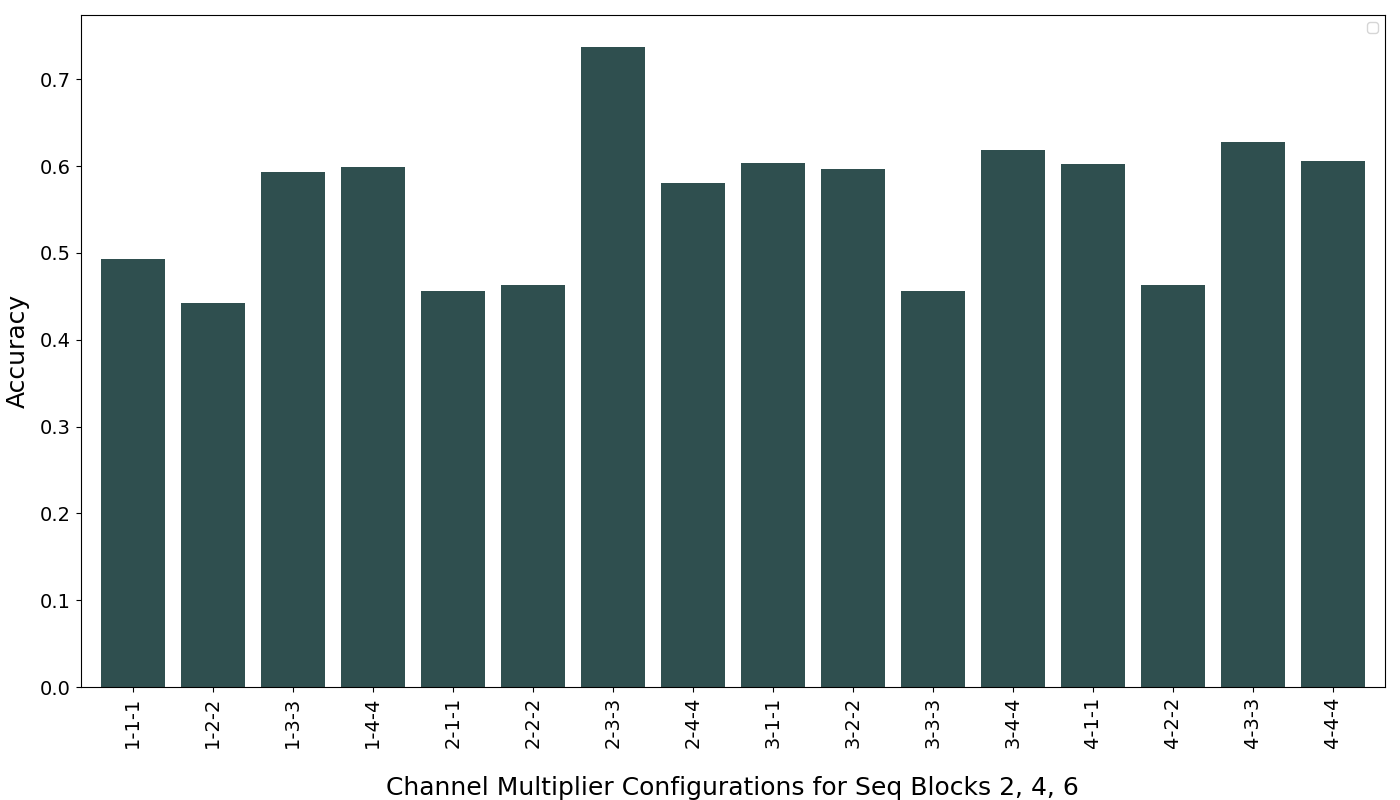

Python code for this plot:
import json
import pandas as pd
import matplotlib.pyplot as plt

# Load the new JSON data
file_path = '/home/wfp23/ADL/mase/docs/imgs/labs/Channel_Multiplier/channel_multiplier_search_Q3.json'
with open(file_path, 'r') as file:
    new_data = json.load(file)

# Process the new data to extract configurations and accuracies
configurations = []
accuracies = []

for entry in new_data:
    # Extracting configurations with channel multipliers for seq_blocks 2, 4, 6
    config_seq = [entry["search_space"]["seq_blocks_2"]["config"].get("channel_multiplier", 1),
                  entry["search_space"]["seq_blocks_4"]["config"].get("channel_multiplier_out", 
                  entry["search_space"]["seq_blocks_4"]["config"].get("channel_multiplier_in", 1)),
                  entry["search_space"]["seq_blocks_6"]["config"].get("channel_multiplier", 1)]
    configurations.append(config_seq)
    accuracies.append(entry["accuracy"])

# Convert configurations into a sortable format (tuples for natural sort)
config_tuples = [tuple(config) for config in configurations]

# Create a combined list of tuples for sorting (configuration tuple, accuracy)
combined_list = list(zip(config_tuples, accuracies))

# Sort based on the configuration tuple
sorted_combined_list = sorted(combined_list, key=lambda x: x[0])

# Unzip the sorted list into sorted configurations and accuracies
sorted_configurations, sorted_accuracies = zip(*sorted_combined_list)

# Convert sorted configurations back to string representation for plotting
sorted_config_strs = [f"{config[0]}-{config[1]}-{config[2]}" for config in sorted_configurations]

# Creating a DataFrame for sorted accuracies with sorted configuration as index
df_sorted_accuracies_config = pd.DataFrame({"Accuracy": sorted_accuracies}, index=sorted_config_strs)
df_sorted_accuracies_config.index.name = "Configuration (Seq Blocks 2-4-6 Channel Multipliers)"

# Plotting the sorted configurations
ax = df_sorted_accuracies_config.plot(kind='bar', figsize=(14, 8), color='darkslategray', width=0.8)

# plt.title('Sorted Accuracy per Configuration (Channel Multipliers for Seq Blocks 2, 4, 6)')
plt.ylabel('Accuracy', fontsize=18, labelpad=7)
plt.xlabel('Channel Multiplier Configurations for Seq Blocks 2, 4, 6', fontsize=18,labelpad=20)
plt.xticks(rotation=90)
plt.tight_layout()
plt.xticks(fontsize=14) 
plt.yticks(fontsize=14) 
ax.legend([])
plt.show()
plt.savefig('/home/wfp23/ADL/mase/docs/imgs/labs/Channel_Multiplier/channel_multiplier_visual_Q3.png')
